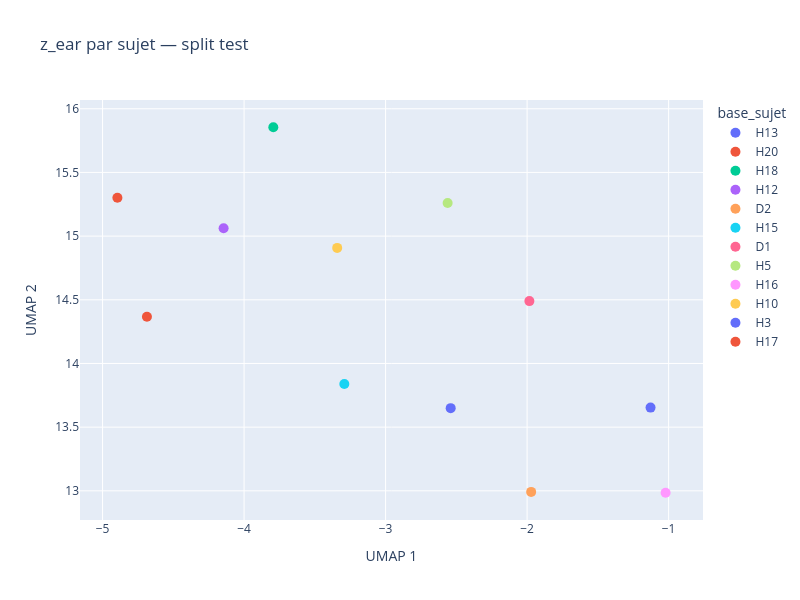

This figure's notebook cell:
### Code cell
#Elle répond à une question différente : "L'espace latent a-t-il une 
#structure géographique — les sujets similaires sont-ils proches ?"
#Et elle permet de comparer les deux espaces séparément :
#est-ce que la carte z_ear ressemble à la carte z_hrtf ?
viz.plot_subjects(modality='ear', split='test')

### Figure 1 — Plotly figure (JSON) as saved in the notebook; plotly's stock layout.template omitted (floating-point values rounded to 4 significant figures)
{"data": [{"customdata": [["H13_aug1"]], "hovertemplate": "base_sujet=H13<br>UMAP 1=%{x}<br>UMAP 2=%{y}<br>sujet=%{customdata[0]}<extra></extra>", "legendgroup": "H13", "marker": {"color": "#636efa", "size": 10, "symbol": "circle"}, "mode": "markers", "name": "H13", "orientation": "v", "showlegend": true, "type": "scatter", "x": [-2.54], "xaxis": "x", "y": [13.65], "yaxis": "y"}, {"customdata": [["H20"]], "hovertemplate": "base_sujet=H20<br>UMAP 1=%{x}<br>UMAP 2=%{y}<br>sujet=%{customdata[0]}<extra></extra>", "legendgroup": "H20", "marker": {"color": "#EF553B", "size": 10, "symbol": "circle"}, "mode": "markers", "name": "H20", "orientation": "v", "showlegend": true, "type": "scatter", "x": [-4.686], "xaxis": "x", "y": [14.37], "yaxis": "y"}, {"customdata": [["H18_mirror"]], "hovertemplate": "base_sujet=H18<br>UMAP 1=%{x}<br>UMAP 2=%{y}<br>sujet=%{customdata[0]}<extra></extra>", "legendgroup": "H18", "marker": {"color": "#00cc96", "size": 10, "symbol": "circle"}, "mode": "markers", "name": "H18", "orientation": "v", "showlegend": true, "type": "scatter", "x": [-3.793], "xaxis": "x", "y": [15.85], "yaxis": "y"}, {"customdata": [["H12"]], "hovertemplate": "base_sujet=H12<br>UMAP 1=%{x}<br>UMAP 2=%{y}<br>sujet=%{customdata[0]}<extra></extra>", "legendgroup": "H12", "marker": {"color": "#ab63fa", "size": 10, "symbol": "circle"}, "mode": "markers", "name": "H12", "orientation": "v", "showlegend": true, "type": "scatter", "x": [-4.145], "xaxis": "x", "y": [15.06], "yaxis": "y"}, {"customdata": [["D2_mirror_aug1"]], "hovertemplate": "base_sujet=D2<br>UMAP 1=%{x}<br>UMAP 2=%{y}<br>sujet=%{customdata[0]}<extra></extra>", "legendgroup": "D2", "marker": {"color": "#FFA15A", "size": 10, "symbol": "circle"}, "mode": "markers", "name": "D2", "orientation": "v", "showlegend": true, "type": "scatter", "x": [-1.971], "xaxis": "x", "y": [12.99], "yaxis": "y"}, {"customdata": [["H15_mirror_aug1"]], "hovertemplate": "base_sujet=H15<br>UMAP 1=%{x}<br>UMAP 2=%{y}<br>sujet=%{customdata[0]}<extra></extra>", "legendgroup": "H15", "marker": {"color": "#19d3f3", "size": 10, "symbol": "circle"}, "mode": "markers", "name": "H15", "orientation": "v", "showlegend": true, "type": "scatter", "x": [-3.292], "xaxis": "x", "y": [13.84], "yaxis": "y"}, {"customdata": [["D1"]], "hovertemplate": "base_sujet=D1<br>UMAP 1=%{x}<br>UMAP 2=%{y}<br>sujet=%{customdata[0]}<extra></extra>", "legendgroup": "D1", "marker": {"color": "#FF6692", "size": 10, "symbol": "circle"}, "mode": "markers", "name": "D1", "orientation": "v", "showlegend": true, "type": "scatter", "x": [-1.984], "xaxis": "x", "y": [14.49], "yaxis": "y"}, {"customdata": [["H5_mirror"]], "hovertemplate": "base_sujet=H5<br>UMAP 1=%{x}<br>UMAP 2=%{y}<br>sujet=%{customdata[0]}<extra></extra>", "legendgroup": "H5", "marker": {"color": "#B6E880", "size": 10, "symbol": "circle"}, "mode": "markers", "name": "H5", "orientation": "v", "showlegend": true, "type": "scatter", "x": [-2.562], "xaxis": "x", "y": [15.26], "yaxis": "y"}, {"customdata": [["H16_mirror"]], "hovertemplate": "base_sujet=H16<br>UMAP 1=%{x}<br>UMAP 2=%{y}<br>sujet=%{customdata[0]}<extra></extra>", "legendgroup": "H16", "marker": {"color": "#FF97FF", "size": 10, "symbol": "circle"}, "mode": "markers", "name": "H16", "orientation": "v", "showlegend": true, "type": "scatter", "x": [-1.021], "xaxis": "x", "y": [12.98], "yaxis": "y"}, {"customdata": [["H10_mirror"]], "hovertemplate": "base_sujet=H10<br>UMAP 1=%{x}<br>UMAP 2=%{y}<br>sujet=%{customdata[0]}<extra></extra>", "legendgroup": "H10", "marker": {"color": "#FECB52", "size": 10, "symbol": "circle"}, "mode": "markers", "name": "H10", "orientation": "v", "showlegend": true, "type": "scatter", "x": [-3.342], "xaxis": "x", "y": [14.91], "yaxis": "y"}, {"customdata": [["H3_mirror"]], "hovertemplate": "base_sujet=H3<br>UMAP 1=%{x}<br>UMAP 2=%{y}<br>sujet=%{customdata[0]}<extra></extra>", "legendgroup": "H3", "marker": {"color": "#636efa", "size": 10, "symbol": "circle"}, "mode": "markers", "name": "H3", "orientation": "v", "showlegend": true, "type": "scatter", "x": [-1.128], "xaxis": "x", "y": [13.65], "yaxis": "y"}, {"customdata": [["H17"]], "hovertemplate": "base_sujet=H17<br>UMAP 1=%{x}<br>UMAP 2=%{y}<br>sujet=%{customdata[0]}<extra></extra>", "legendgroup": "H17", "marker": {"color": "#EF553B", "size": 10, "symbol": "circle"}, "mode": "markers", "name": "H17", "orientation": "v", "showlegend": true, "type": "scatter", "x": [-4.895], "xaxis": "x", "y": [15.3], "yaxis": "y"}], "layout": {"height": 600, "legend": {"title": {"text": "base_sujet"}, "tracegroupgap": 0}, "title": {"text": "z_ear par sujet — split test"}, "width": 800, "xaxis": {"anchor": "y", "domain": [0, 1], "title": {"text": "UMAP 1"}}, "yaxis": {"anchor": "x", "domain": [0, 1], "title": {"text": "UMAP 2"}}}}
